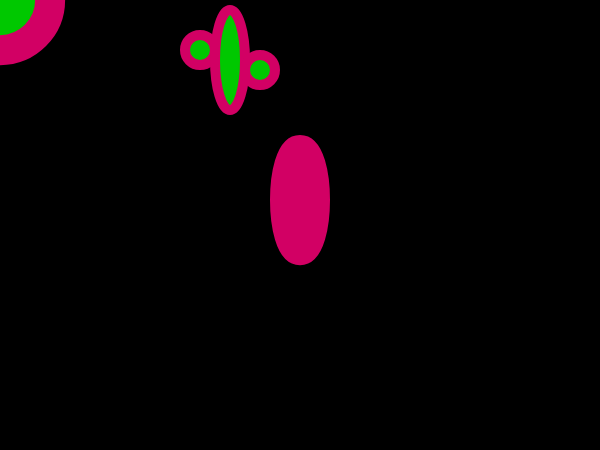
Frame 1 (no input)
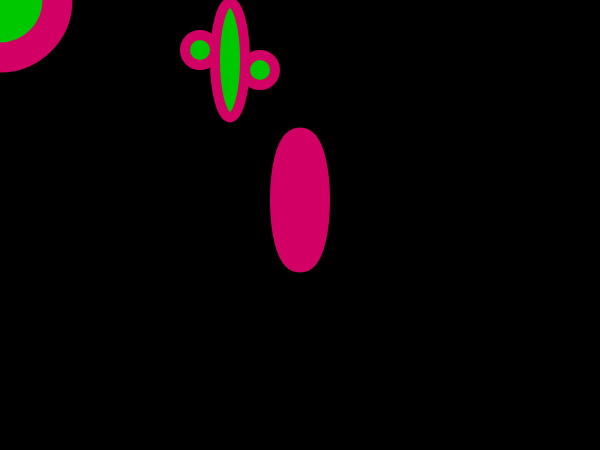
Frame 60 (no input)
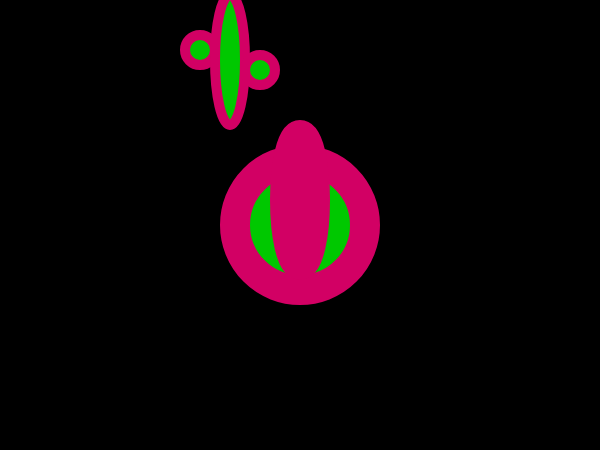
Frame 120 (the mouse pressed at the canvas centre since frame 60)

The p5.js sketch that drew these frames (run headless with seeded random() and noise() and a simulated clock; from frame 60 on, the mouse is pressed at the canvas centre):

// p5.js sketch
// ── sketch.js
//20072016 
//camelCase
//Variables
// Para usar una variable, debemos declararla
//DECLARAR hace que el compu sepa que existe
var diametro;

//Solo depsues de declarar una variable
//podemos asignar un valor
diametro=100;

//Hay variables LOCALES y GLOBALES
//Las variables locales viven dentro de una función

//Las FUNCIONES también se DECLARAN
//function nombreFuncion();

function setup() {
  // createCanvas es Horizontal, Vertical
  createCanvas(600, 450);
  //BG en RGB
  background(0, 255, 0);
}

function draw() {
  background(0, 0, 0);

//Declarar variable LOCAL anchoBorde y asignarle de inmediato un valor
var anchoBorde = 5;
  
 estilo1();
  
    ellipse(200, 50, 30, 30);
    ellipse(230, 60, 30, diametro);
    ellipse(260, 70, 30, 30);

    
    estilo2();
    ellipse(mouseX, mouseY, diametro, diametro);
    ellipse(300, 200, 30, diametro);

}

//Declaracion de funcion de destilo de elipse
function estilo1(){
   //ellipse(posX, posY, width, height) siempre en px
  //Se ejecuta después de stup 60 veces por segundo
  //Los parametros de color y borde se escriben antes de la figura
  
  //Tamaño de borde (puede ser reemplazado por variable LOCAL)
  strokeWeight(10);
  
  //color del borde
  stroke(210, 0, 100);
  
  //Color del relleno
  fill(0, 200, 0);
}

function estilo2(){
   //ellipse(posX, posY, width, height) siempre en px
  //Se ejecuta después de stup 60 veces por segundo
  //Los parametros de color y borde se escriben antes de la figura
  
  //Tamaño de borde (puede ser reemplazado por variable LOCAL)
  strokeWeight(30);
  
  //color del borde
  stroke(210, 0, 100);
  
  //Color del relleno
  fill(0, 200, 0);
  diametro= diametro+0.25;


}
